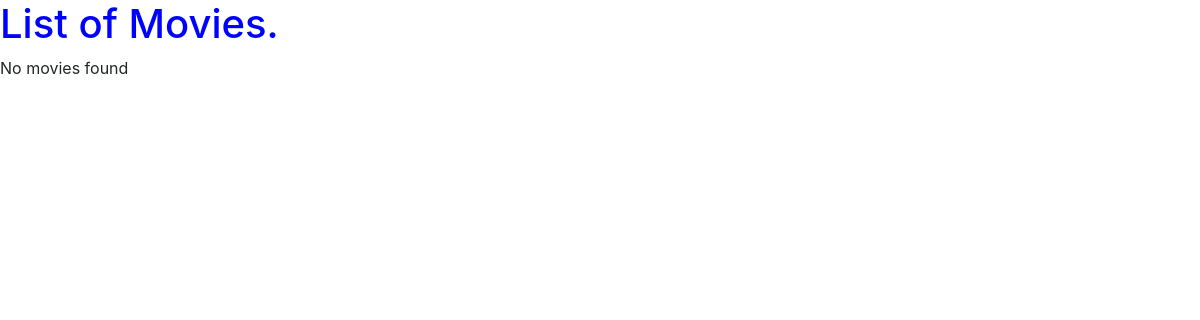
The app's page /listmovies/, older data.
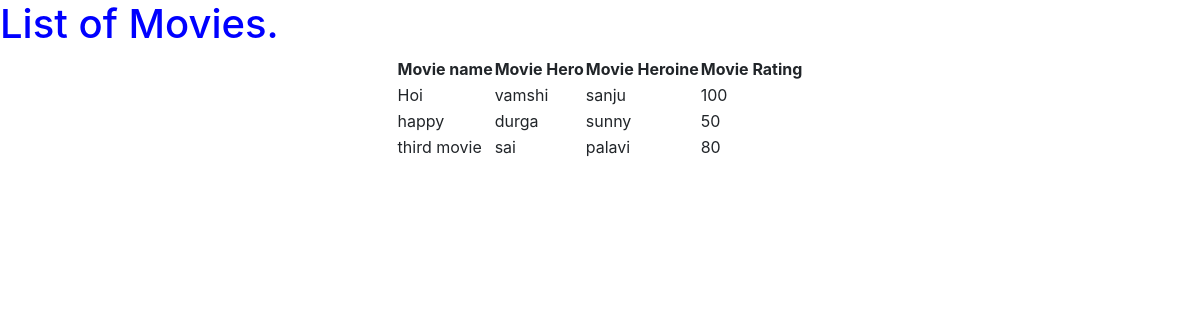
The same page, newer data.
### testapp/models.py (models this page shows)
class moviemodel(models.Model):
    name = models.CharField(max_length=30)
    hero = models.CharField(max_length=30)
    heroine = models.CharField(max_length=30)
    rating = models.IntegerField()

### testapp/views.py (the view)
# urls.py: path('listmovies/', views.listmovie_view),
def listmovie_view(request):
    movie_list = moviemodel.objects.all()
    return render(request, 'testapp/listmovies.html', {'movie_list': movie_list})

### templates/testapp/listmovies.html (shortened to what this page needs)
<!DOCTYPE html>
{% load static %}
<html lang="en">
<head>
    <link rel="stylesheet" href="https://stackpath.bootstrapcdn.com/bootstrap/4.3.1/css/bootstrap.min.css"
>
    <link rel="stylesheet" href="{% static "css/movie.css" %}">
</head>
<body>
        <h1>List of Movies.</h1>
        {% if movie_list %}
        <table align="center">
            <thead>
                <th>Movie name</th>
                <th>Movie Hero</th>
                <th>Movie Heroine</th>
                <th>Movie Rating</th>
            </thead>
            {% for movie in movie_list %}
            <tr>
                <td>{{movie.name}}</td>
                <td>{{movie.hero}}</td>
                <td>{{movie.heroine}}</td>
                <td>{{movie.rating}}</td>
            </tr>
            {% endfor %}
        </table>
        {% else %}
        <p>No movies found</p>
        {% endif %}
</body>
</html>

### static/css/movie.css (style rules this page uses)
body { background: url("https://images.unsplash.com/photo-1602104831807-27bd4859c77e?ixlib=rb-1.2.1&auto=format&fit=crop&w=384&q=80"); background-repeat : no-repeat; background-size : cover; }
h1 { color: blue; }

Row changes from the older to the newer data that the page shows:
added moviemodel: name "Hoi", hero "vamshi", heroine "sanju", rating "100"
added moviemodel: name "happy", hero "durga", heroine "sunny", rating "50"
added moviemodel: name "third movie", hero "sai", heroine "palavi", rating "80"
Text that changed along with them:
text no longer shown: "No movies found"
text now shown: "Movie name Movie Hero Movie Heroine Movie Rating"
